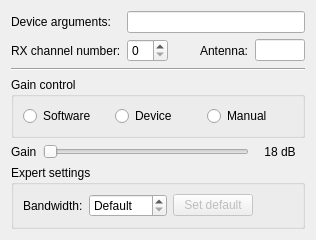
         <widget class="QWidget" name="soapysdrPage">
          <layout class="QGridLayout" name="gridLayout">
           <item row="1" column="2">
            <spacer name="horizontalSpacer_2">
             <property name="orientation">
              <enum>Qt::Orientation::Horizontal</enum>
             </property>
             <property name="sizeHint" stdset="0">
              <size>
               <width>0</width>
               <height>0</height>
              </size>
             </property>
            </spacer>
           </item>
           <item row="1" column="3">
            <widget class="QLabel" name="soapySdrAntennalLabel">
             <property name="text">
              <string>Antenna:</string>
             </property>
            </widget>
           </item>
           <item row="0" column="0">
            <widget class="QLabel" name="soapysdrDevArgsLabel">
             <property name="text">
              <string>Device arguments:</string>
             </property>
            </widget>
           </item>
           <item row="2" column="0" colspan="5">
            <widget class="Line" name="line_2">
             <property name="orientation">
              <enum>Qt::Orientation::Horizontal</enum>
             </property>
            </widget>
           </item>
           <item row="1" column="0">
            <widget class="QLabel" name="soapysdrChannelNumLabel">
             <property name="text">
              <string>RX channel number:</string>
             </property>
            </widget>
           </item>
           <item row="6" column="0" colspan="5">
            <widget class="QGroupBox" name="soapysdrExpertGroup">
             <property name="title">
              <string>Expert settings</string>
             </property>
             <layout class="QHBoxLayout" name="horizontalLayout_13">
              <item>
               <widget class="QLabel" name="soapysdrBandwidthLabel">
                <property name="text">
                 <string>Bandwidth:</string>
                </property>
               </widget>
              </item>
              <item>
               <widget class="QSpinBox" name="soapysdrBandwidth">
                <property name="specialValueText">
                 <string>Default</string>
                </property>
                <property name="suffix">
                 <string notr="true"> kHz</string>
                </property>
                <property name="maximum">
                 <number>3000</number>
                </property>
                <property name="singleStep">
                 <number>100</number>
                </property>
               </widget>
              </item>
              <item>
               <widget class="QPushButton" name="soapysdrBandwidthDefault">
                <property name="enabled">
                 <bool>false</bool>
                </property>
                <property name="text">
                 <string>Set default</string>
                </property>
               </widget>
              </item>
              <item>
               <spacer name="horizontalSpacer_6">
                <property name="orientation">
                 <enum>Qt::Orientation::Horizontal</enum>
                </property>
                <property name="sizeHint" stdset="0">
                 <size>
                  <width>40</width>
                  <height>20</height>
                 </size>
                </property>
               </spacer>
              </item>
             </layout>
            </widget>
           </item>
           <item row="1" column="1">
            <widget class="QSpinBox" name="soapysdrChannelNum"/>
           </item>
           <item row="0" column="1" colspan="4">
            <widget class="QLineEdit" name="soapysdrDevArgs"/>
           </item>
           <item row="5" column="0" colspan="5">
            <spacer name="verticalSpacer_6">
             <property name="orientation">
              <enum>Qt::Orientation::Vertical</enum>
             </property>
             <property name="sizeType">
              <enum>QSizePolicy::Policy::MinimumExpanding</enum>
             </property>
             <property name="sizeHint" stdset="0">
              <size>
               <width>20</width>
               <height>0</height>
              </size>
             </property>
            </spacer>
           </item>
           <item row="1" column="4">
            <widget class="QLineEdit" name="soapySdrAntenna">
             <property name="sizePolicy">
              <sizepolicy hsizetype="MinimumExpanding" vsizetype="Fixed">
               <horstretch>0</horstretch>
               <verstretch>0</verstretch>
              </sizepolicy>
             </property>
             <property name="maximumSize">
              <size>
               <width>50</width>
               <height>16777215</height>
              </size>
             </property>
            </widget>
           </item>
           <item row="4" column="0" colspan="5">
            <widget class="QWidget" name="soapysdrGainWidget" native="true">
             <layout class="QHBoxLayout" name="horizontalLayout_8">
              <property name="leftMargin">
               <number>0</number>
              </property>
              <property name="topMargin">
               <number>0</number>
              </property>
              <property name="rightMargin">
               <number>0</number>
              </property>
              <property name="bottomMargin">
               <number>0</number>
              </property>
              <item>
               <widget class="QLabel" name="soapysdrGainLabel">
                <property name="text">
                 <string>Gain</string>
                </property>
               </widget>
              </item>
              <item>
               <widget class="QSlider" name="soapysdrGainSlider">
                <property name="orientation">
                 <enum>Qt::Orientation::Horizontal</enum>
                </property>
               </widget>
              </item>
              <item>
               <widget class="QLabel" name="soapysdrGainValueLabel">
                <property name="minimumSize">
                 <size>
                  <width>50</width>
                  <height>0</height>
                 </size>
                </property>
                <property name="text">
                 <string notr="true">18 dB</string>
                </property>
                <property name="alignment">
                 <set>Qt::AlignmentFlag::AlignCenter</set>
                </property>
               </widget>
              </item>
             </layout>
            </widget>
           </item>
           <item row="3" column="0" colspan="5">
            <widget class="QGroupBox" name="soapysdrGainModeGroup">
             <property name="title">
              <string>Gain control</string>
             </property>
             <layout class="QHBoxLayout" name="horizontalLayout_7">
              <item>
               <widget class="QRadioButton" name="soapysdrGainModeSw">
                <property name="toolTip">
                 <string>Gain controlled by software (SW AGC)</string>
                </property>
                <property name="text">
                 <string>Software</string>
                </property>
               </widget>
              </item>
              <item>
               <widget class="QRadioButton" name="soapysdrGainModeHw">
                <property name="toolTip">
                 <string>Gain controlled internally by device (HW AGC)</string>
                </property>
                <property name="text">
                 <string>Device</string>
                </property>
               </widget>
              </item>
              <item>
               <widget class="QRadioButton" name="soapysdrGainModeManual">
                <property name="toolTip">
                 <string>Manual gain control</string>
                </property>
                <property name="text">
                 <string>Manual</string>
                </property>
               </widget>
              </item>
             </layout>
            </widget>
           </item>
          </layout>
         </widget>
